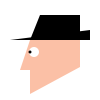
Frame 1 (no input)
Frame 60 (the mouse pressed at the canvas centre just before this capture): identical to frame 1, image omitted
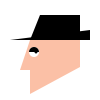
Frame 120 (the mouse held since frame 60 and released just before this capture)

The Processing sketch that drew these frames (run headless with seeded random() and noise(); from frame 60 on, the mouse is pressed at the canvas centre):

// Processing sketch: processing_95015
// ── processing_95015.pde

int x=50;
int y=50;
void setup() {
  size (100, 100);
  smooth();
  noStroke();
}

void draw() {
  background(255);
  //hat
  fill(0);
  triangle(x-40, y-10, x+40, y-10, x+40, y-20);
  quad (x-10, y-35, x+30, y-35, x+30, y-10, x-20, y-10);
  //face
  fill(251, 192, 166);
  triangle(x-20, y-10, x-20, y+20, x-30, y+20);
  quad(x-20, y-10, x-20, y+44, x+30, y+17, x+30, y-10);
  //eye
  fill(255);
  ellipse (x-16, y+2, 10, 10);
  //iris
  //remap x coordinate
  if (mouseX < x-16) {
    float eyeX=map(mouseX, 0, width, x-16-4, x-16);
    fill(0);
    ellipse(eyeX, y+2, 3, 3); 
  } else if (mouseX > x-16) {
    float eyeX=map(mouseX, 0, width, x-16, x-16+4);
    fill(0);
    ellipse(eyeX, y+2, 3, 3);
  } else {
    fill(0);
    ellipse(x-16, y+2, 3, 3);
    //eyelid
  } if (mousePressed) {
    arc (x-16, y+2, 10, 10, -PI,0);
}
    
}
